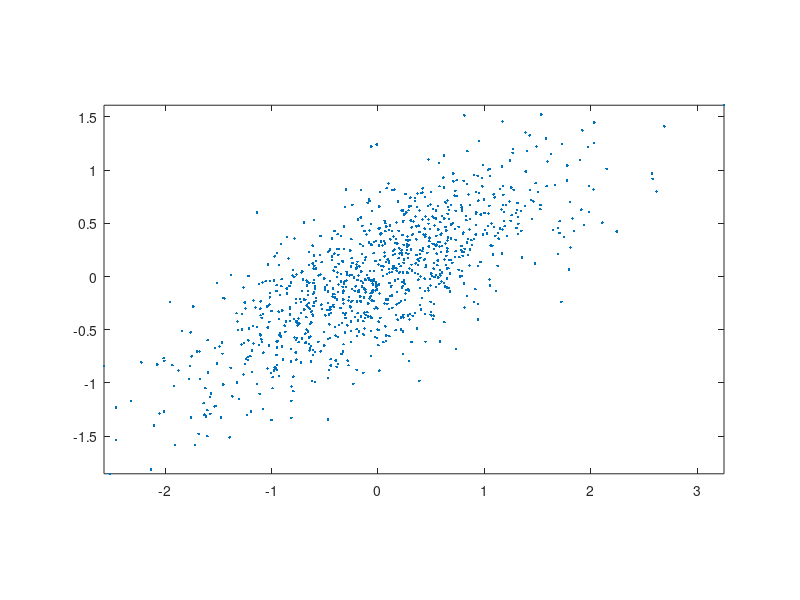

Source code (MATLAB): (Note: this script raises an error after producing the figure.)
%% pca
% Principal component analysis (PCA)
%% Syntax
% * 		data2=pca(data)
% * 		data2=pca(data, eigVecNum)
% * 		[data2, eigVec, eigValue]=pca(...)
%% Description
%
% <html>
% <p>data2=pca(data) returns the results of PCA (principal component analysis)
% 	<ul>
% 	<li>data: a data matrix, where each column is a data vector, or a dataset object
% 	<li>data2: output data matrix after projection, or output dataset object
% 	</ul>
% <p>data2=pca(data, eigVecNum) uses the specified no. of eigenvectors for PCA
% 	<ul>
% 	<li>eigVecNum: No. of selected eigenvectors
% 	</ul>
% <p>[data2, eigVec, eigValue]=pca(...) returns extra info:
% 	<ul>
% 	<li>eigVec: Each column of this matrix is a eigenvector of dataMat*dataMat', sorted by decending order of the corresponding eigenvalues
% 	<li>eigValue: Eigenvalues of (dataMat*dataMat') corresponding to eigVec
% 	</ul>
% </html>
%% Example
%%
% Demo for 2D data
dataNum=1000;
j=sqrt(-1);
data=randn(1,dataNum)+j*randn(1,dataNum)/3;
data=data*exp(j*pi/6);		% Rotate 30 degress
data=data-mean(data);		% Zero mean'ed
plot(real(data), imag(data), '.'); axis image;
data=[real(data); imag(data)];
[data2, v, eigValue]=pca(data);
v1=v(:, 1);
v2=v(:, 2);
arrow=[-1 0 nan -0.1 0 -0.1]+1+j*[0 0 nan 0.1 0 -0.1];
arrow1=2*arrow*(v1(1)+j*v1(2))*eigValue(1)/dataNum;
arrow2=2*arrow*(v2(1)+j*v2(2))*eigValue(2)/dataNum;
line(real(arrow1), imag(arrow1), 'color', 'r', 'linewidth', 4);
line(real(arrow2), imag(arrow2), 'color', 'm', 'linewidth', 4);
title('Axes for PCA');
%%
% Demo for the iris dataset
DS=prData('iris');
dataNum=size(DS.input, 2);
DS2=pca(DS);
figure;
subplot(1,2,1); dsScatterPlot(DS2); title('IRIS projected on the first 2D of LDA');
DS2.input=DS2.input(3:4, :);
subplot(1,2,2); dsScatterPlot(DS2); title('IRIS projected on the last 2D of LDA');
